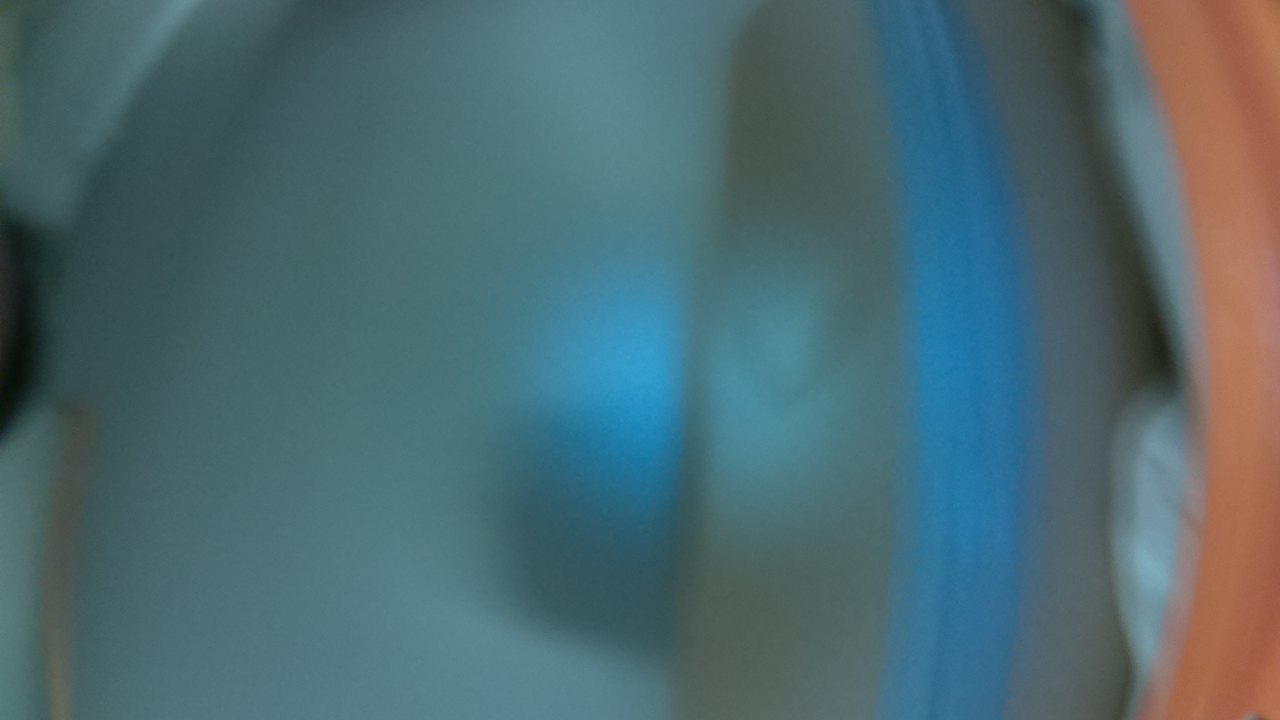
#> input picture vision/training2/img002.jpg, 1280 x 720 px, found by its file name
$ python canny_edge.py
#> lines starting #> are read from the running program, lines starting #| are printed output that depends on the picture; after the words box and inside, x2 and y2 are one past the last pixel; in counts of white or black regions, pixels touching at a corner belong together
# -*- coding: utf-8 -*-
"""
Created on Wed Nov 20 11:42:01 2019

@author: Andrew
"""

import numpy as np
import cv2
from matplotlib import pyplot as plt

plt.close('all')


gray = cv2.imread('training3/img002.jpg',0)
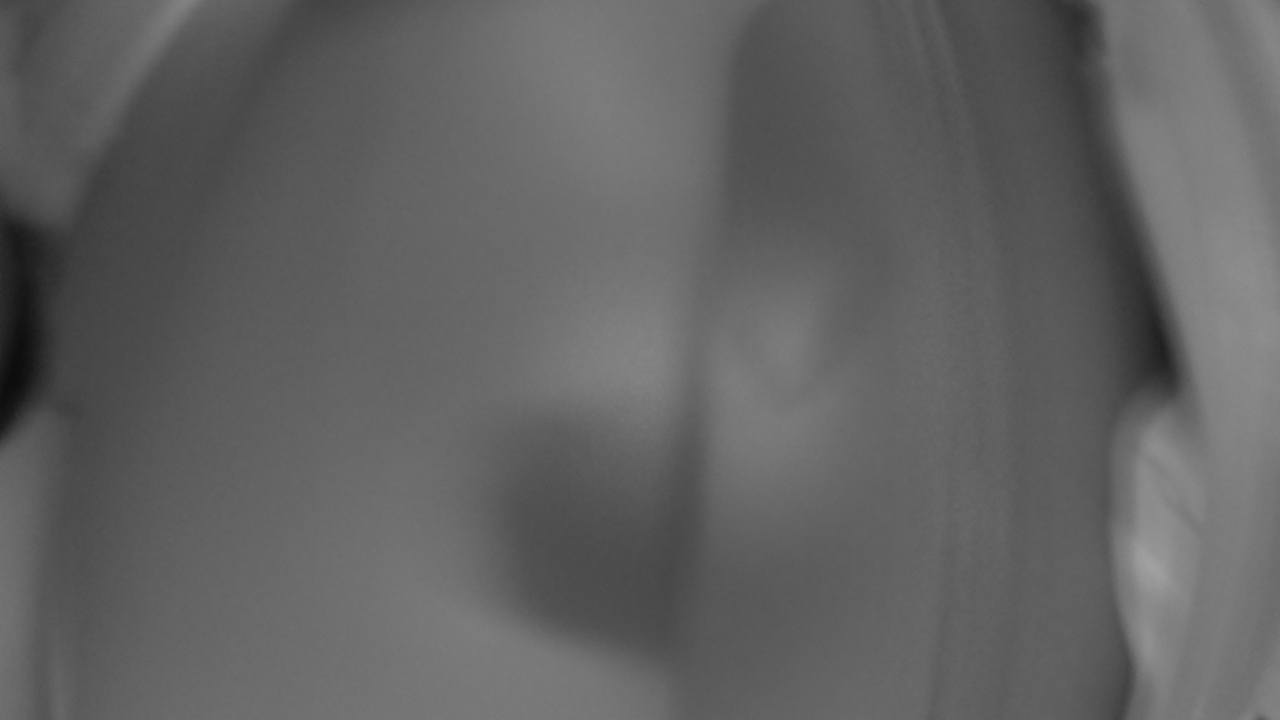
#> gray: shape (720, 1280); min 11, max 163, mean 97.8

# Smoothing without removing edges.
gray_filtered = cv2.bilateralFilter(gray, 7, 50, 50)

# Applying the canny filter
edges = cv2.Canny(gray, 60, 120)
#> edges: shape (720, 1280); every value is 0
edges_filtered = cv2.Canny(gray_filtered, 60, 120)

# Stacking the images to print them together for comparison
canny_images = np.hstack((gray, edges, edges_filtered))
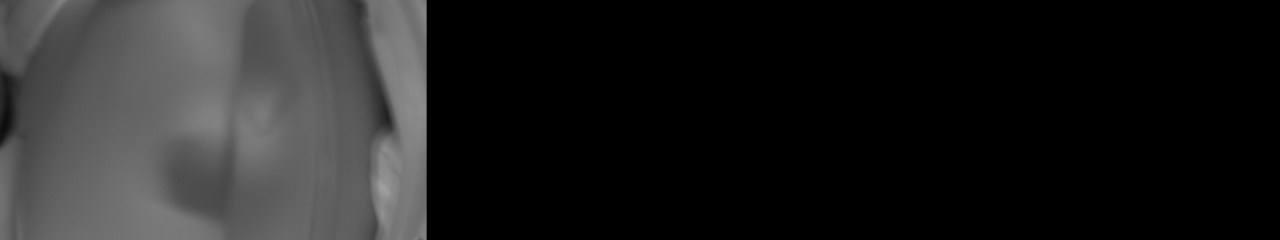
#> canny_images: shape (720, 3840) (shown at 1/3 size); min 0, max 163, mean 32.6

# Display the resulting frame
#cv2.imshow('Frame', canny_images)
plt.imshow(canny_images)

# [6 lines of commented-out code are left out]

$ run again, with vision/training2/img001.jpg copied over vision/training2/img002.jpg
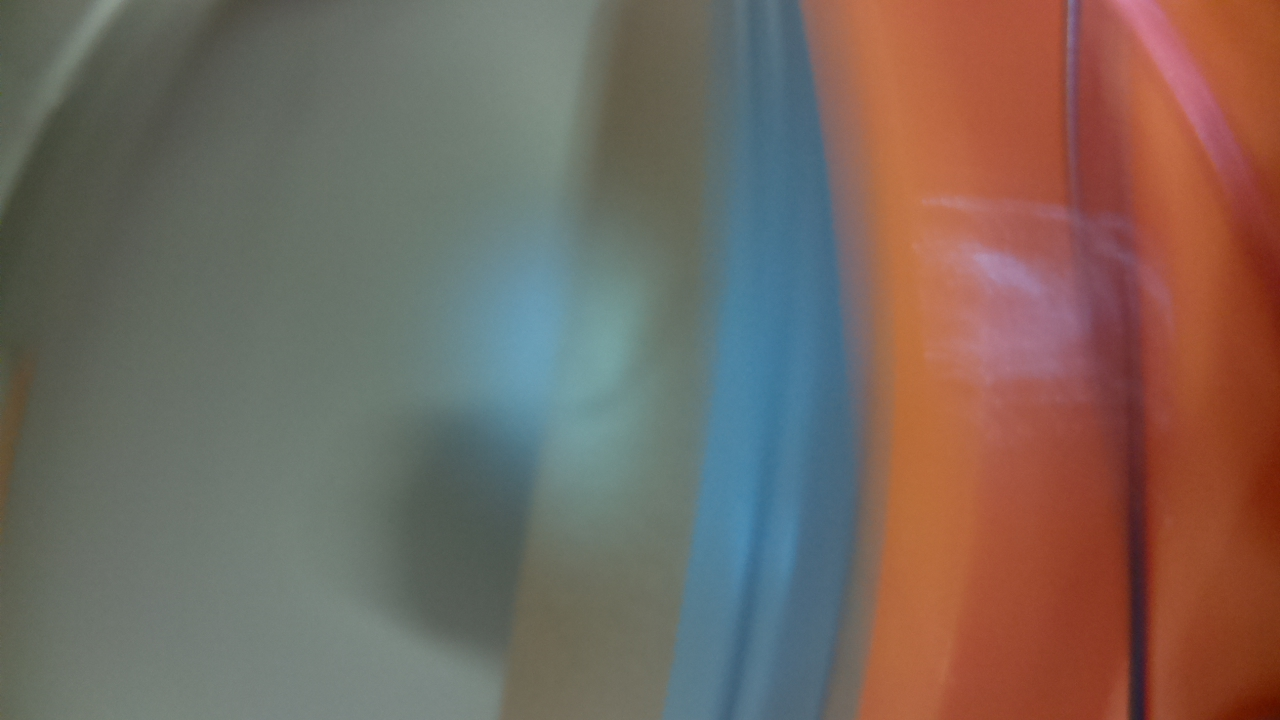
#> input picture vision/training2/img001.jpg, 1280 x 720 px, found by its file name
#> `gray = cv2.imread('training3/img002.jpg',0)`:
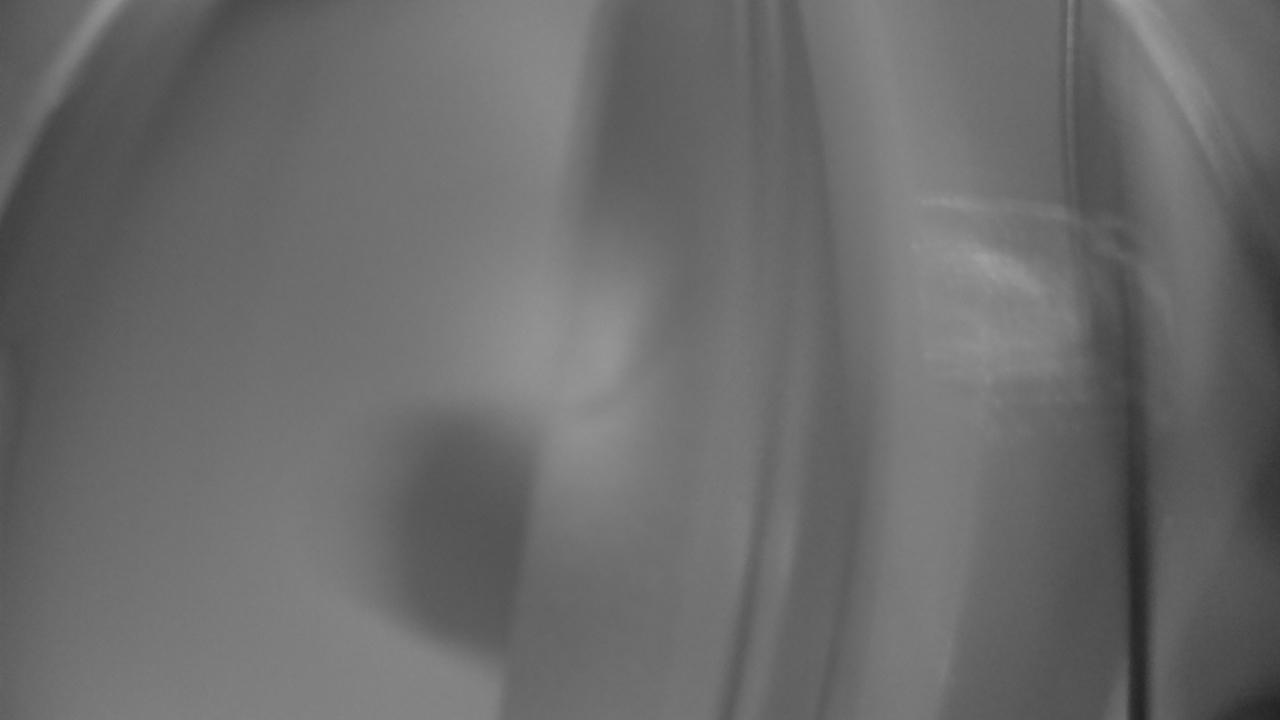
#> gray: shape (720, 1280); min 33, max 160, mean 106.9
#> edges: shape (720, 1280); every value is 0
#> `canny_images = np.hstack((gray, edges, edges_filtered))`:
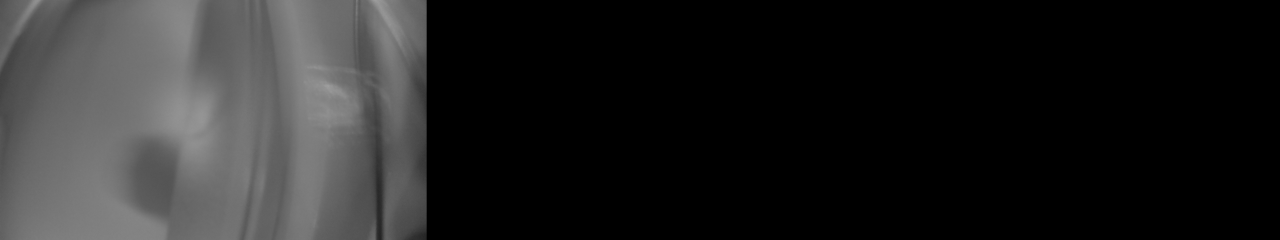
#> canny_images: shape (720, 3840) (shown at 1/3 size); min 0, max 160, mean 35.6

$ run again, with vision/training2/img003.jpg copied over vision/training2/img002.jpg
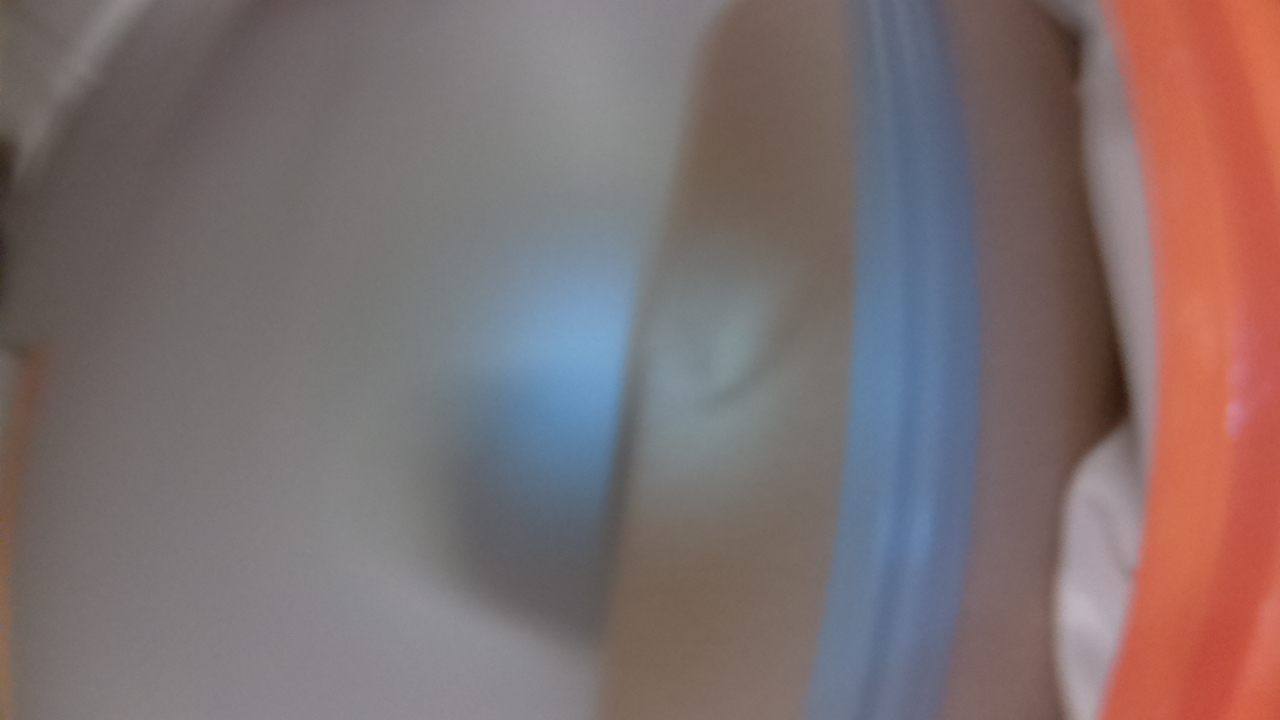
#> input picture vision/training2/img003.jpg, 1280 x 720 px, found by its file name
#> `gray = cv2.imread('training3/img002.jpg',0)`:
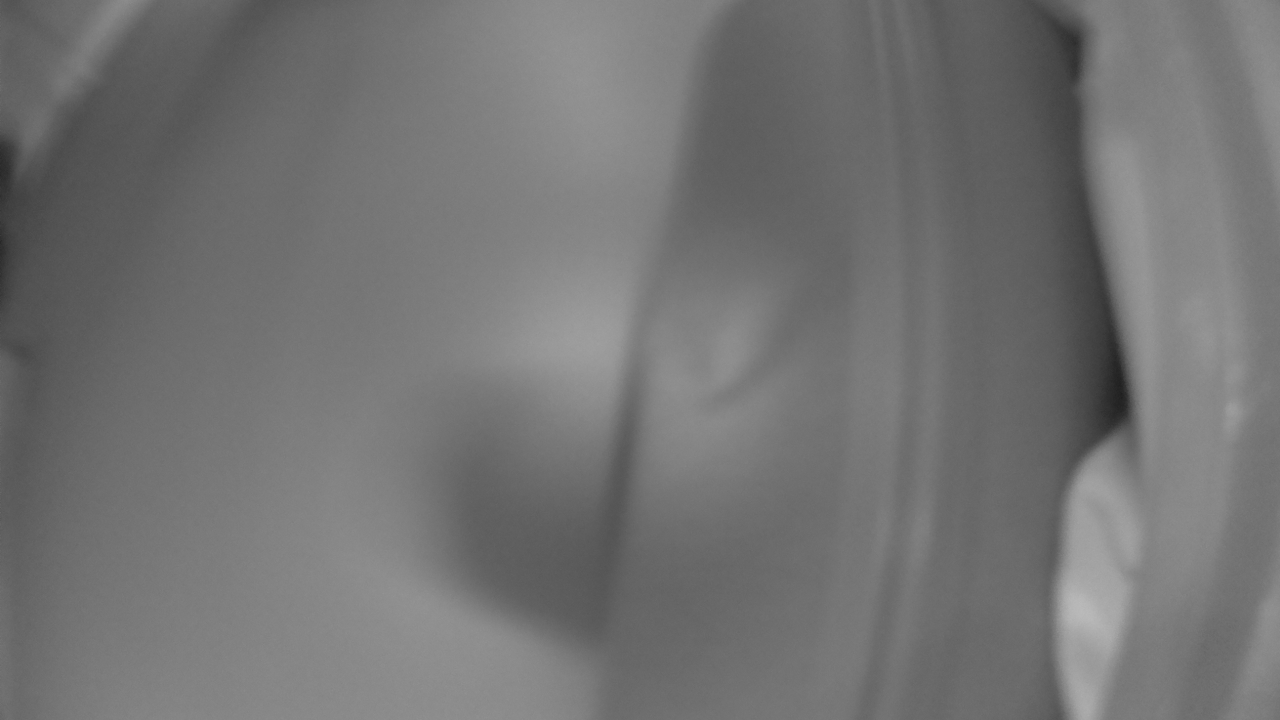
#> gray: shape (720, 1280); min 30, max 187, mean 114.9
#> edges: shape (720, 1280); every value is 0
#> `canny_images = np.hstack((gray, edges, edges_filtered))`:
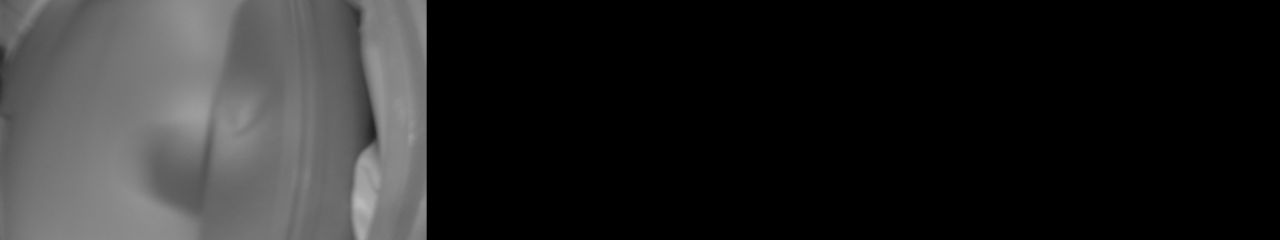
#> canny_images: shape (720, 3840) (shown at 1/3 size); min 0, max 187, mean 38.3

$ run again, with vision/training2/img004.jpg copied over vision/training2/img002.jpg
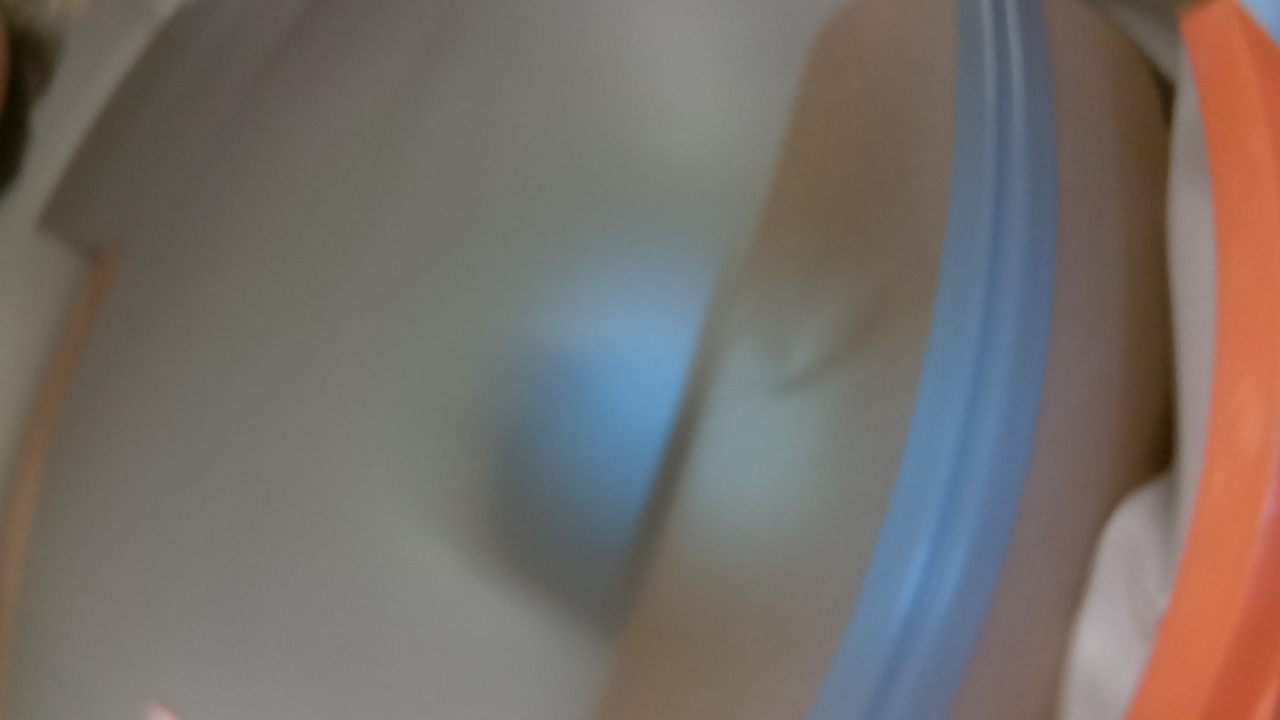
#> input picture vision/training2/img004.jpg, 1280 x 720 px, found by its file name
#> `edges = cv2.Canny(gray, 60, 120)`:
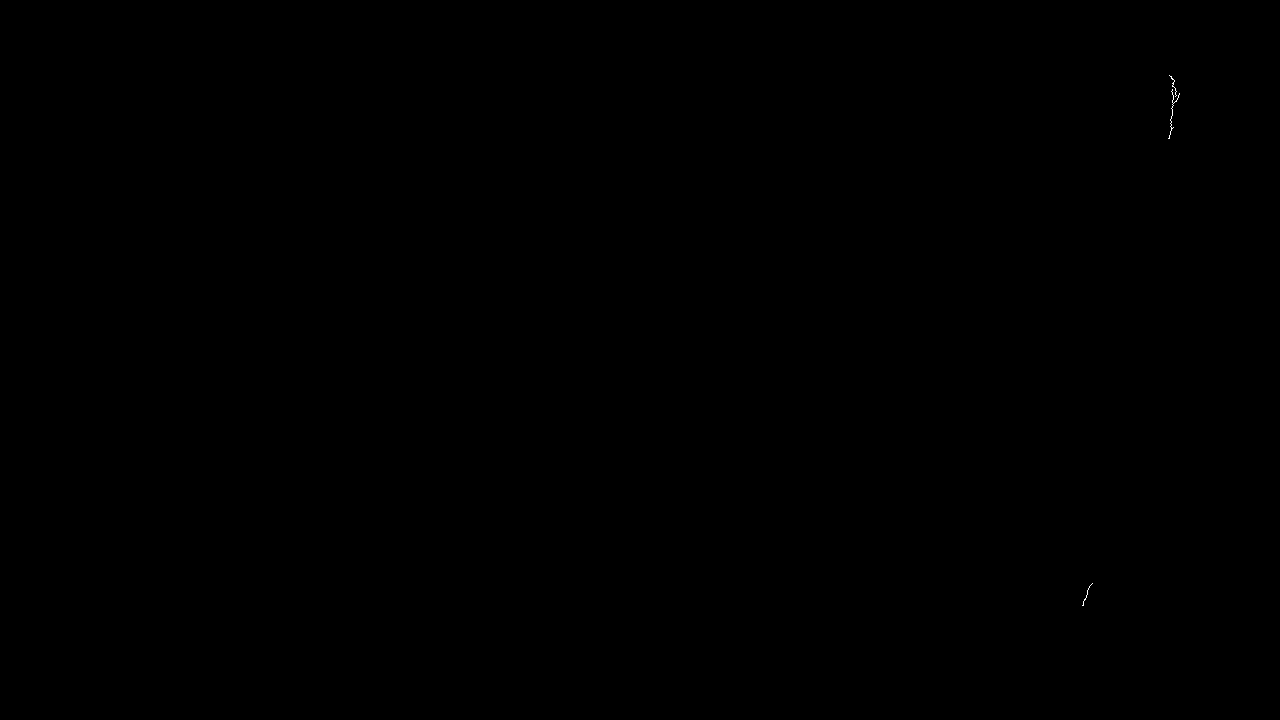
#> edges: shape (720, 1280); 0.01% white in thin lines or dots, all inside (x1, y1, x2, y2) = (1082, 75, 1180, 606)
#> edges_filtered: shape (720, 1280); every value is 0
#> `canny_images = np.hstack((gray, edges, edges_filtered))`:
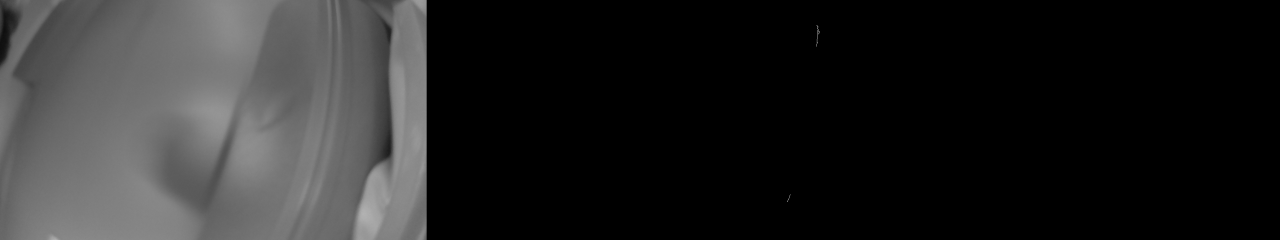
#> canny_images: shape (720, 3840) (shown at 1/3 size); min 0, max 255, mean 37.2
